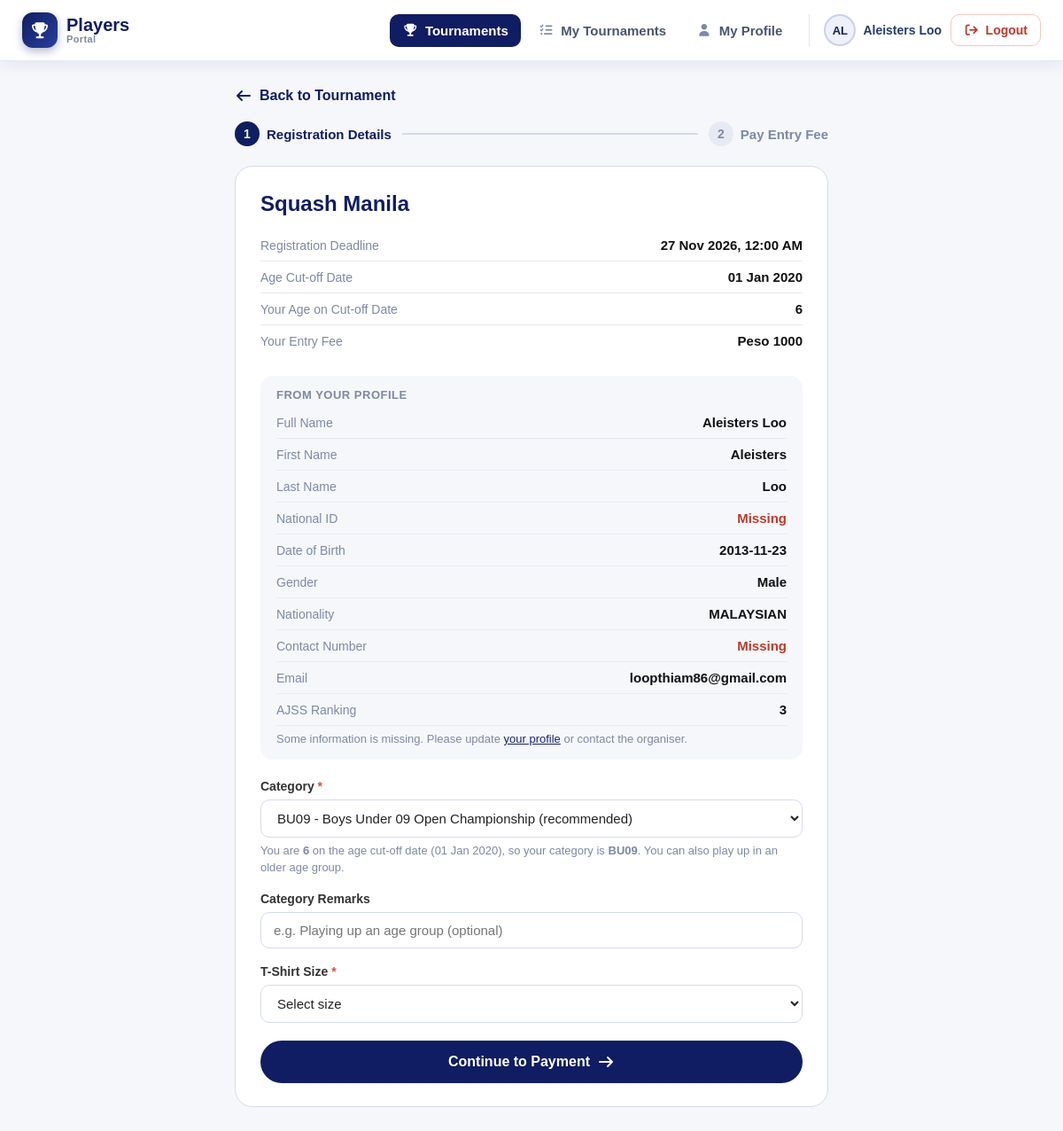
The page /player/tournament_register.php?tournamentID=53 (signed in) on the database its author committed.
### tables this page shows
CREATE TABLE `tournament` (
  `tournamentID` int(11) NOT NULL,
  `tournament_startdate` datetime NOT NULL,
  `tournament_enddate` datetime NOT NULL,
  `tournament_name` varchar(255) NOT NULL,
  `tournament_description` mediumtext NOT NULL,
  `tournament_detail_link` varchar(255) NOT NULL,
  `tournament_location` varchar(255) NOT NULL,
  `tournament_country` varchar(100) DEFAULT NULL,
  `tournament_fee` varchar(255) NOT NULL,
  `tournament_deadline` datetime NOT NULL,
  `tournament_age_cutoff` date DEFAULT NULL,
  `tournament_type` varchar(50) NOT NULL,
  `tournament_tshirt_size` varchar(255) DEFAULT NULL,
  `tournament_picture` varchar(255) DEFAULT NULL,
  `registration_field` varchar(10000) NOT NULL,
  `creatorID` varchar(255) NOT NULL
);

CREATE TABLE `players` (
  `playerID` varchar(255) NOT NULL COMMENT 'Player ID',
  `player_email` varchar(255) DEFAULT NULL COMMENT 'Email',
  `player_password` varchar(50) NOT NULL COMMENT 'Player Password',
  `player_full_name` varchar(255) NOT NULL COMMENT 'Full Name',
  `player_first_name` varchar(255) NOT NULL COMMENT 'First Name',
  `player_last_name` varchar(255) NOT NULL COMMENT 'Last Name',
  `player_nationalid` varchar(255) DEFAULT NULL COMMENT 'IC',
  `player_passport` varchar(255) NOT NULL COMMENT 'Passport',
  `player_dob` date NOT NULL COMMENT 'Date of Birth',
  `player_gender` varchar(10) NOT NULL COMMENT 'Gender',
  `player_nationality` varchar(255) NOT NULL COMMENT 'Nationality',
  `player_contact` varchar(50) NOT NULL COMMENT 'Contact Number',
  `player_register` timestamp NOT NULL DEFAULT current_timestamp() COMMENT 'Registration Date',
  `asf_member_no` varchar(255) DEFAULT NULL COMMENT 'ASF Membership No',
  `spin_number` varchar(255) DEFAULT NULL COMMENT 'WSF Spin No',
  `national_ranking` varchar(255) DEFAULT NULL COMMENT 'National Ranking',
  `ajss_ranking` varchar(255) NOT NULL COMMENT 'AJSS Ranking',
  `world_ranking` varchar(255) NOT NULL COMMENT 'World Ranking',
  `player_status` varchar(7) NOT NULL COMMENT 'Status',
  `player_active` enum('active','inactive') NOT NULL DEFAULT 'active' COMMENT 'Active Status',
  `player_profile` varchar(255) DEFAULT NULL COMMENT 'Profile Picture'
);

### player/tournament_register.php (the view, shortened to what the rows shown need)
<?php
require_once "player_functions.php";
$tournamentID = isset($_GET['tournamentID']) ? intval($_GET['tournamentID']) : 0;
$tournament = getTournament($conn, $tournamentID);
$player = getPlayer($conn, $playerID);
$categories = getCategories($conn, $tournamentID);
$ageOnCutoff = null;
$dobTime = strtotime($player['player_dob'] ?? '');
$cutoffTime = strtotime($tournament['tournament_age_cutoff'] ?? '');
$hasCutoff = $cutoffTime !== false && strpos((string) $tournament['tournament_age_cutoff'], '0000') !== 0;
$hasDob = $dobTime !== false && strpos((string) $player['player_dob'], '0000') !== 0;
if ($hasDob && $hasCutoff) {
    $ageOnCutoff = (new DateTime(date('Y-m-d', $dobTime)))->diff(new DateTime(date('Y-m-d', $cutoffTime)))->y;
}
$playerGender = strtolower(trim($player['player_gender'] ?? ''));
$playerGender = in_array($playerGender, ['male', 'female'], true) ? $playerGender : null;
$categoryEligible = [];
foreach ($categories as $code => $name) {
    $gender = categoryGender($code);
    $maxAge = categoryMaxAge($code);
    $reason = '';
    if ($playerGender !== null && $gender !== null && $gender !== $playerGender) {
        $isAdult = strcasecmp($code, 'Men') === 0 || strcasecmp($code, 'Women') === 0;
        $reason = $gender === 'male'
            ? ($isAdult ? 'men only' : 'boys only')
            : ($isAdult ? 'women only' : 'girls only');
    } elseif ($maxAge !== null && $hasCutoff && !$hasDob) {
        $reason = 'date of birth needed';
    } elseif ($maxAge !== null && $hasCutoff && $ageOnCutoff >= $maxAge) {
        $reason = 'over age';
    }
    $categoryEligible[$code] = $reason === '';
}
$recommendedCategory = null;
foreach ($categories as $code => $name) {
    if (!$categoryEligible[$code]) {
        continue;
    }
    $maxAge = categoryMaxAge($code) ?? PHP_INT_MAX;
    if ($recommendedCategory === null || $maxAge < (categoryMaxAge($recommendedCategory) ?? PHP_INT_MAX)) {
        $recommendedCategory = $code;
    }
}
$profile_fields = [
    'Full Name' => ['player_full_name', ['player_full_name', 'Full Name']],
    'First Name' => ['player_first_name', ['player_first_name', 'First Name']],
    'Last Name' => ['player_last_name', ['player_last_name', 'Last Name']],
    'National ID' => ['player_nationalid', ['player_ic', 'player_national_id', 'National ID']],
    'Passport' => ['player_passport', ['player_passport', 'Passport']],
    'Date of Birth' => ['player_dob', ['player_dob', 'player_date_of_birth', 'Date of Birth']],
    'Gender' => ['player_gender', ['player_gender', 'Gender']],
    'Nationality' => ['player_nationality', ['player_nationality', 'Nationality']],
    'Contact Number' => ['player_contact', ['player_contact_number', 'Contact Number']],
    'Email' => ['player_email', ['player_email', 'Email']],
    'National Ranking' => ['national_ranking', ['national_ranking', 'player_national_ranking', 'National Ranking']],
    'AJSS Ranking' => ['ajss_ranking', ['ajss_ranking', 'player_ajss_ranking', 'AJSS Ranking']],
    '(PSA) World Ranking' => ['world_ranking', ['player_psa_world_ranking', '(PSA) World Ranking']],
    'ASF Membership No' => ['asf_member_no', ['asf_member_no', 'player_asf_membership_no', 'ASF Membership No']],
    'WSF Spin No' => ['spin_number', ['spin_number', 'player_wsf_spin_no', 'WSF Spin No']]
];
$input_fields = [
    'chinese_name' => ['player_chinese_name', 'Chinese Name'],
    'tshirt' => ['player_tshirt', 'player_tshirt_size', 'T-Shirt Size'],
    'accommodation' => ['accommodation', 'player_accommodation_transportation', 'Team Accommodation / Transportation'],
    'latest_results' => ['player_latest_results', 'Latest Results'],
    'attachments' => ['player_attachments', 'player_other_attachments', 'Other Attachments']
];
$requested_fields = array_filter(array_map('trim', explode(';', $tournament['registration_field'] ?? '')));
$show_profile_fields = [];
foreach ($profile_fields as $label => [$column, $aliases]) {
    if (array_intersect($aliases, $requested_fields)) {
        $show_profile_fields[$label] = trim((string) ($player[$column] ?? ''));
    }
}
$show_input = [];
foreach ($input_fields as $name => $aliases) {
    $show_input[$name] = (bool) array_intersect($aliases, $requested_fields);
}
?>
<!DOCTYPE html>
<html lang="en">
<head>
    <link rel="stylesheet" href="https://cdnjs.cloudflare.com/ajax/libs/font-awesome/7.0.1/css/all.min.css" />
    <link rel="stylesheet" href="./assets/css/navbar.css?v=<?= filemtime(__DIR__ . '/assets/css/navbar.css') ?>" type="text/css" />
    <link rel="stylesheet" href="./assets/css/tournament_details.css?v=<?= filemtime(__DIR__ . '/assets/css/tournament_details.css') ?>" type="text/css" />
</head>
<body>
    <main class="container narrow">
        <section class="card">
            <h1 class="page-title"><?= htmlspecialchars($tournament['tournament_name']) ?></h1>
            <div class="registration-summary tournament-summary">
                <div class="summary-row">
                    <span>Registration Deadline</span>
                    <strong><?= formatDate($tournament['tournament_deadline']) ?></strong>
                </div>
                <div class="summary-row">
                    <span>Age Cut-off Date</span>
                    <strong><?= formatCutoffDate($tournament['tournament_age_cutoff']) ?></strong>
                </div>
                <?php if ($ageOnCutoff !== null): ?>
                    <div class="summary-row">
                        <span>Your Age on Cut-off Date</span>
                        <strong><?= $ageOnCutoff ?></strong>
                    </div>
                <?php endif; ?>
                <?php $myFee = playerFee($tournament, $player); ?>
                <div class="summary-row">
                    <span>Your Entry Fee<?= $myFee['currency'] !== 'OTHER' ? ' (' . $myFee['currency'] . ')' : '' ?></span>
                    <strong><?= htmlspecialchars($myFee['fee'] ?: '-') ?></strong>
                </div>
            </div>
            <form
                method="POST"
                action="tournament_register.php?tournamentID=<?= $tournamentID ?>"
                enctype="multipart/form-data"
                id="registrationForm"
            >
                <?php if (!empty($show_profile_fields)): ?>
                    <div class="profile-block">
                        <?php foreach ($show_profile_fields as $label => $value): ?>
                            <div class="summary-row">
                                <span><?= htmlspecialchars($label) ?></span>
                                <?php if ($value !== ''): ?>
                                    <strong><?= htmlspecialchars($value) ?></strong>
                                <?php else: ?>
                                    <strong class="missing">Missing</strong>
                                <?php endif; ?>
                            </div>
                        <?php endforeach; ?>
                    </div>
                <?php endif; ?>
                <div class="form-group">
                    <label for="category">Category <span class="required">*</span></label>
                    <select id="category" name="category" required>
                        <?php if (in_array(true, $categoryEligible, true)): ?>
                            <optgroup label="Categories you can enter">
                            </optgroup>
                        <?php endif; ?>
                    </select>
                    <?php if ($ageOnCutoff !== null): ?>
                        <small class="hint">
                            You are <strong><?= $ageOnCutoff ?></strong> on the age cut-off date
                            (<?= formatCutoffDate($tournament['tournament_age_cutoff']) ?>)<?= $recommendedCategory !== null
                                ? ', so your category is <strong>' . htmlspecialchars($recommendedCategory) . '</strong>. You can also play up in an older age group.'
                                : '.' ?>
                        </small>
                    <?php elseif ($recommendedCategory !== null && $playerGender !== null): ?>
                        <small class="hint">
                            Showing the categories for your gender first.
                        </small>
                    <?php endif; ?>
                </div>
                <div class="form-group">
                </div>
                <?php if ($show_input['tshirt']): ?>
                    <div class="form-group">
                    </div>
                <?php endif; ?>
                <button type="submit" class="primary-btn" id="submitBtn">
                </button>
            </form>
        </section>
    </main>
</body>
</html>

### rows shown on the page
tournament: tournament_name "Squash Manila", tournament_deadline "27 Nov 2026, 12:00 AM", tournament_age_cutoff "01 Jan 2020", tournament_fee "Peso 1000"
players: player_dob.tournament_age_cutoff "6", player_full_name "Aleisters Loo", player_first_name "Aleisters", player_last_name "Loo", player_dob "2013-11-23", player_gender "Male", player_nationality "MALAYSIAN", player_email "loopthiam86@gmail.com", ajss_ranking "3"

### other values the page prints
$link['label'] "Tournaments"
$link['label'] "My Tournaments"
$link['label'] "My Profile"
$navInitials "AL"
$navName "Aleisters Loo"
$label "Full Name"
$label "First Name"
$label "Last Name"
$label "National ID"
$label "Date of Birth"
$label "Gender"
$label "Nationality"
$label "Contact Number"
$label "Email"
$label "AJSS Ranking"
